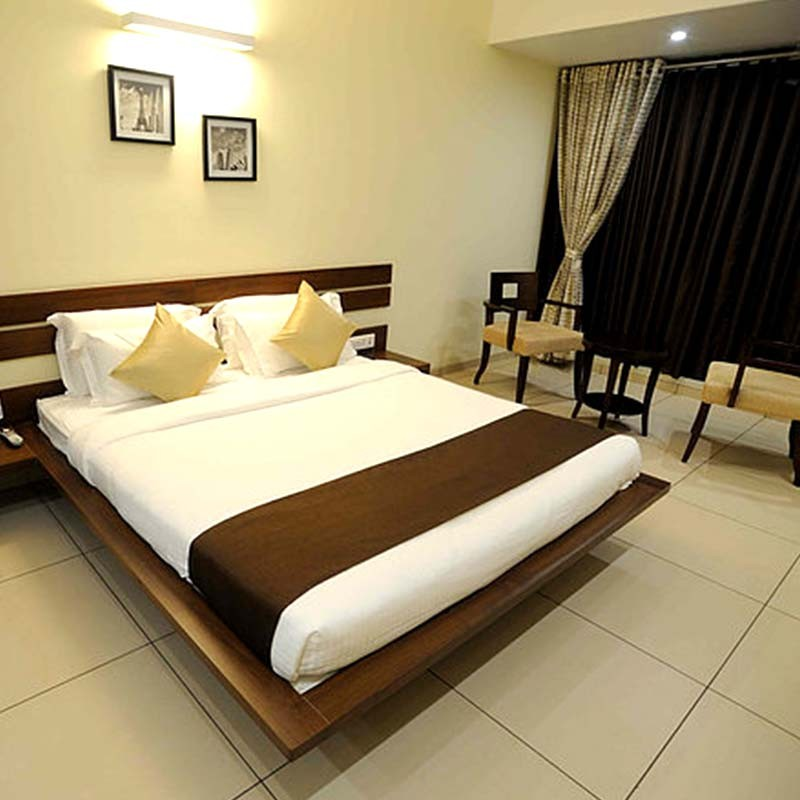
#> input picture eight.jpg, 800 x 800 px, found by its file name
$ python resize.py
#> lines starting #> are read from the running program, lines starting #| are printed output that depends on the picture
import cv2
image=cv2.imread("eight.jpg")
#> image is the input picture: shape (800, 800, 3); mean B, G, R 107.5, 141.6, 156.8

#here in resize function the dimension of the image to be resized is in format (width,height)
new_resized=cv2.resize(image,(300,300))
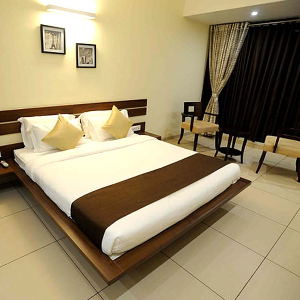
#> new_resized: shape (300, 300, 3); mean B, G, R 107.5, 141.5, 156.7
if new_resized is not None:
    cv2.imshow("Resized image",new_resized)
    cv2.waitKey(0)
    cv2.destroyAllWindows()
